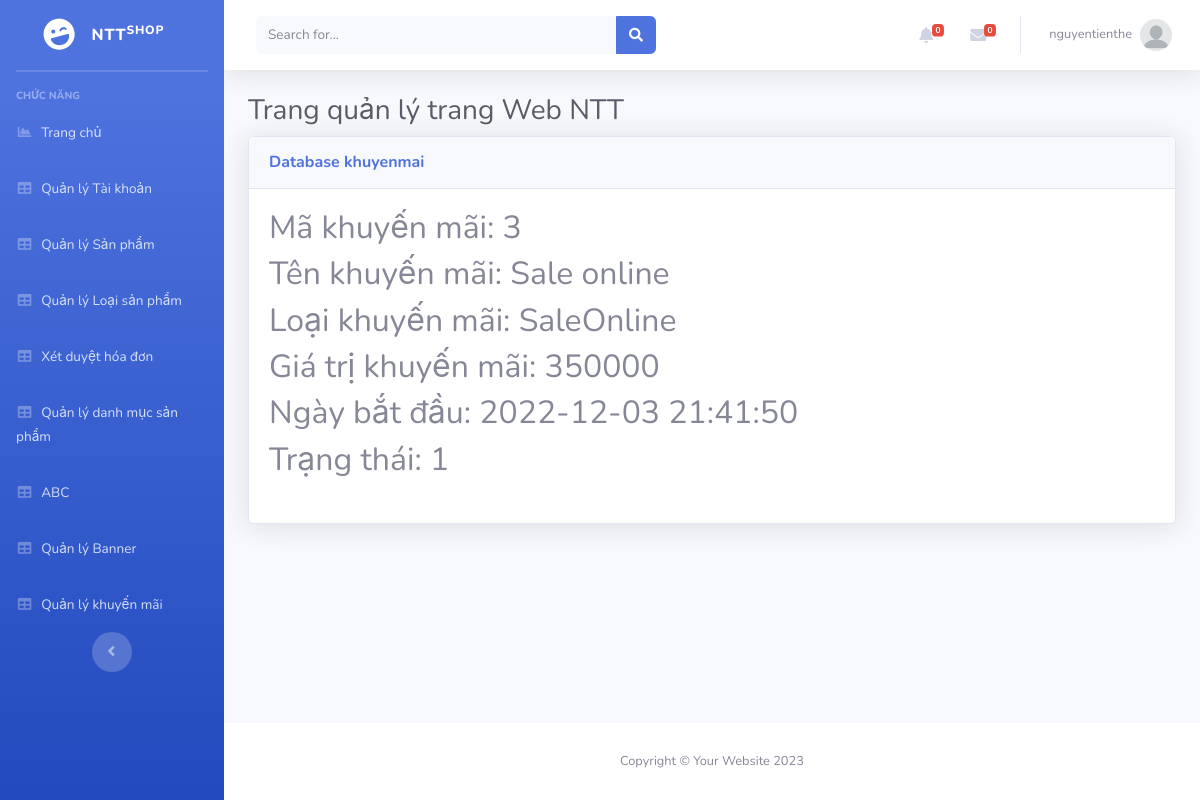
The app's page /Admin/index.php?mod=khuyenmai&act=detail&id=3 (signed in) with its own data.
### tables this page shows
CREATE TABLE `khuyenmai` (
  `MaKM` int(11) NOT NULL,
  `TenKM` varchar(100) NOT NULL,
  `LoaiKM` varchar(20) NOT NULL,
  `GiaTriKM` float(11,0) NOT NULL,
  `NgayBD` datetime NOT NULL,
  `TrangThai` int(11) NOT NULL
);

### Admin/MVC/controllers/KhuyenmaiController.php (called while the page is built, shortened)
<?php
class KhuyenmaiController
{
	var $khuyenmai_model;
	function __construct()
	{
		$this->khuyenmai_model = new khuyenmai();
	}
	public function detail()
	{
		$id = isset($_GET['id']) ? $_GET['id'] : 5;
		$data = $this->khuyenmai_model->find($id);
		require_once("MVC/Views/Admin/index.php");
	}
}

### Admin/MVC/Models/connection.php (called while the page is built, shortened)
<?php
    class Connection{
        function __construct()
        {
            $severname ="localhost";
            $username ="root";
            $password ="";
            $db_name ="ntt_shop";
            $this->conn = new mysqli($severname,$username,$password,$db_name);
        }
    }
?>

### Admin/MVC/Models/model.php (called while the page is built, shortened)
<?php
require_once("connection.php");
class Model
{
    var $conn;
    var $table;
    var $contens;
    function __construct()
    {
        $conn_obj = new Connection();
        $this->conn = $conn_obj->conn;
    }
    function find($id)
    {
        $query = "select * from $this->table where $this->contens =$id";
        return $this->conn->query($query)->fetch_assoc();
    }
}

### Admin/MVC/Views/khuyenmai/detail.php (the view)
<table class="table table-bordered" id="dataTable" width="100%" cellspacing="0">
<?php if(isset($data) and $data != null) { ?>
    <h2>Mã khuyến mãi: <?= $data['MaKM'] ?></h2>
    <h2>Tên khuyến mãi: <?= $data['TenKM'] ?></h2>
    <h2>Loại khuyến mãi: <?= $data['LoaiKM'] ?></h2>
    <h2>Giá trị khuyến mãi: <?= $data['GiaTriKM'] ?></h2>
    <h2>Ngày bắt đầu: <?= $data['NgayBD'] ?></h2>
    <h2>Trạng thái: <?= $data['TrangThai'] ?></h2>
<?php } ?>
</table>

### records on screen
khuyenmai: MaKM "3", TenKM "Sale online", LoaiKM "SaleOnline", GiaTriKM "350000", NgayBD "2022-12-03 21:41:50", TrangThai "1"

### other values on screen
$_SESSION['login']['TaiKhoan'] "nguyentienthe"
$mod "khuyenmai"
